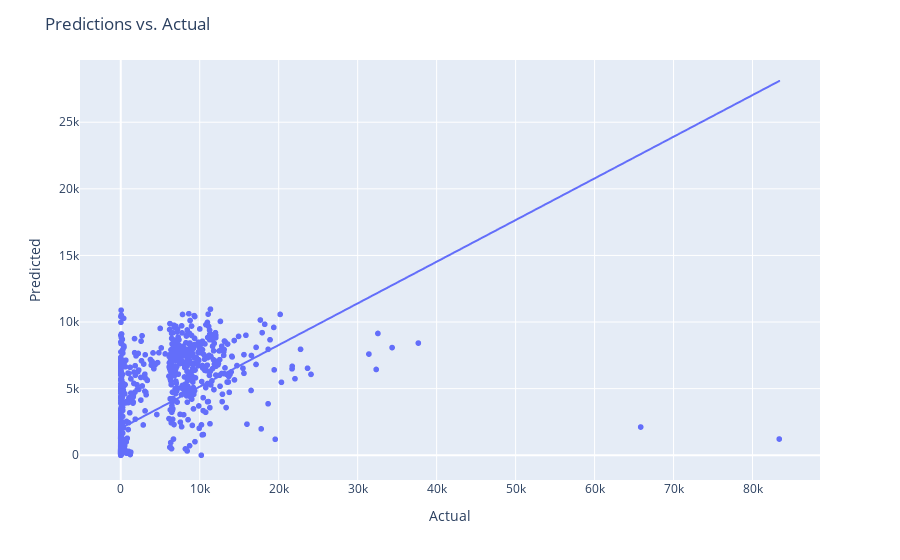

Write notebook code for a chart like this one.
### Code cell
# plot predictions vs actual

fig = px.scatter(x=y_test, y=pred, trendline='ols')
fig.update_layout(title='Predictions vs. Actual',
                   xaxis_title="Actual",
                   yaxis_title="Predicted")

fig.show()

### Figure 1 — Plotly figure (JSON) as saved in the notebook; plotly's stock layout.template omitted (floating-point values rounded to 4 significant figures; data arrays with more than 128 entries replaced by an {"elided": "..."} marker saying what was removed)
{"data": [{"hovertemplate": "x=%{x}<br>y=%{y}<extra></extra>", "legendgroup": "", "marker": {"color": "#636efa", "symbol": "circle"}, "mode": "markers", "name": "", "showlegend": false, "type": "scattergl", "x": {"elided": "1224 int values"}, "xaxis": "x", "y": {"elided": "1224 float values"}, "yaxis": "y"}, {"hovertemplate": "<b>OLS trendline</b><br>y = 0.312733 * x + 2018.53<br>R<sup>2</sup>=0.323597<br><br>x=%{x}<br>y=%{y} <b>(trend)</b><extra></extra>", "legendgroup": "", "marker": {"color": "#636efa", "symbol": "circle"}, "mode": "lines", "name": "", "showlegend": false, "type": "scattergl", "x": {"elided": "1224 int values"}, "xaxis": "x", "y": {"elided": "1224 float values"}, "yaxis": "y"}], "layout": {"legend": {"tracegroupgap": 0}, "margin": {"t": 60}, "title": {"text": "Predictions vs. Actual"}, "xaxis": {"anchor": "y", "domain": [0, 1], "title": {"text": "Actual"}}, "yaxis": {"anchor": "x", "domain": [0, 1], "title": {"text": "Predicted"}}}}
